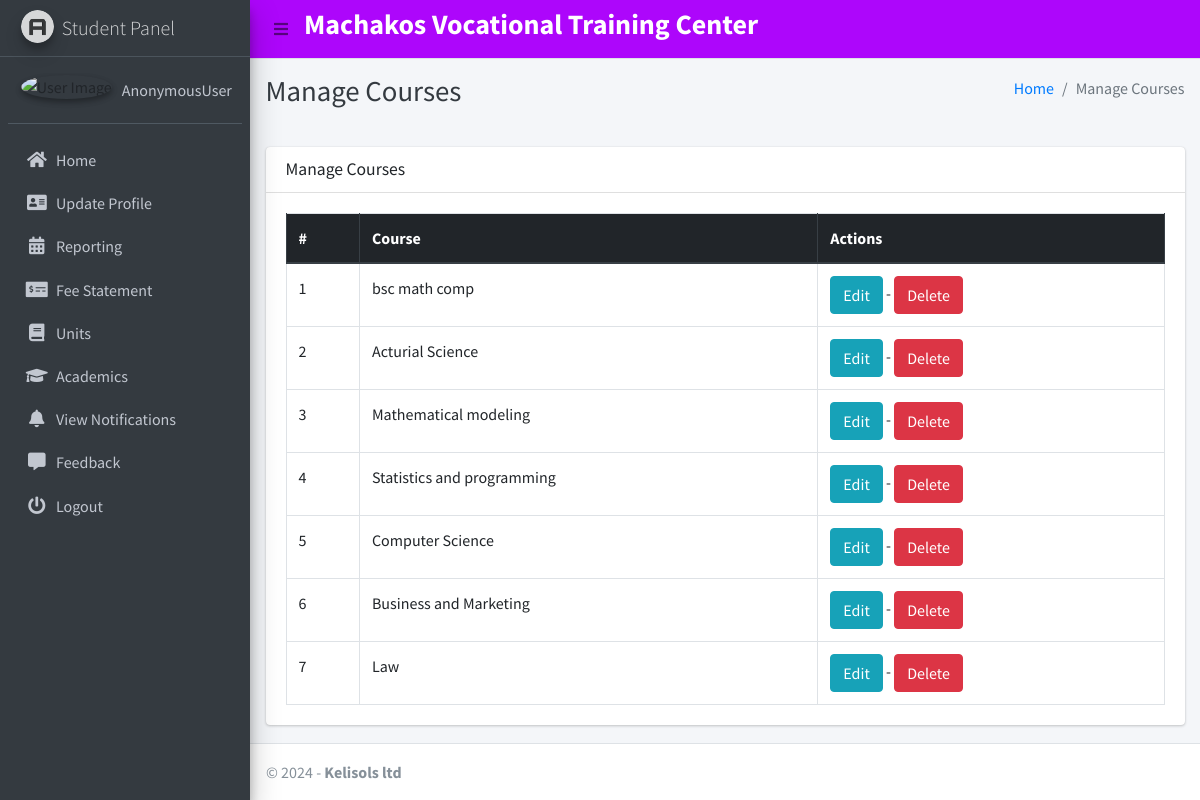
The page /course/manage/ on the database its author committed.
### main_app/models.py (models this page shows, shortened)
class Course(models.Model):
    name = models.CharField(max_length=120)
    created_at = models.DateTimeField(auto_now_add=True)
    updated_at = models.DateTimeField(auto_now=True)

### main_app/hod_views.py (the view)
# urls.py: path("course/manage/", hod_views.manage_course, name='manage_course'),
def manage_course(request):
    courses = Course.objects.all()
    context = {
        'courses': courses,
        'page_title': 'Manage Courses'
    }
    return render(request, "hod_template/manage_course.html", context)

### main_app/templates/hod_template/manage_course.html
{% extends 'main_app/base.html' %}
{% load static %}
{% block page_title %}{{page_title}}{% endblock page_title %}
{% block content %}
<section class="content">
    <div class="container-fluid">
        <div class="row">
            <div class="col-md-12">
                <div class="card">
                    <div class="card-header">
                        <h3 class="card-title">{{page_title}}</h3>
                    </div>
                    <div class="card-body">
                        <table id="example2" class="table table-bordered table-hover">
                            <thead class="thead-dark">
                                <tr>
                                    <th>#</th>
                                    <th>Course</th>
                                    <th>Actions</th>
                                </tr>
                            </thead>
                            <tbody>
                                {% for course in courses %}
                                <tr>
                                    <td>{{ forloop.counter }}</td>
                                    <td>{{course.name}}</td>
                                    <td>
                                        <a href="{% url 'edit_course' course.id %}" class="btn btn-info">Edit</a> -
                                        <a href="{% url 'delete_course' course.id %}" onclick="return confirm('Are you sure you want to delete this course ?')" class="btn btn-danger">Delete</a>
                                    </td>
                                </tr>
                                {% endfor %}
                            </tbody>
                        </table>
                    </div>
                </div>
            </div>
        </div>
    </div>
</section>
{% endblock content %}

### rows shown on the page
Course: name "bsc math comp"
Course: name "Acturial Science"
Course: name "Mathematical modeling"
Course: name "Statistics and programming"
Course: name "Computer Science"
Course: name "Business and Marketing"
Course: name "Law"

### other values the page prints
{{ user }} "AnonymousUser"
{{ page_title }} "Manage Courses"
